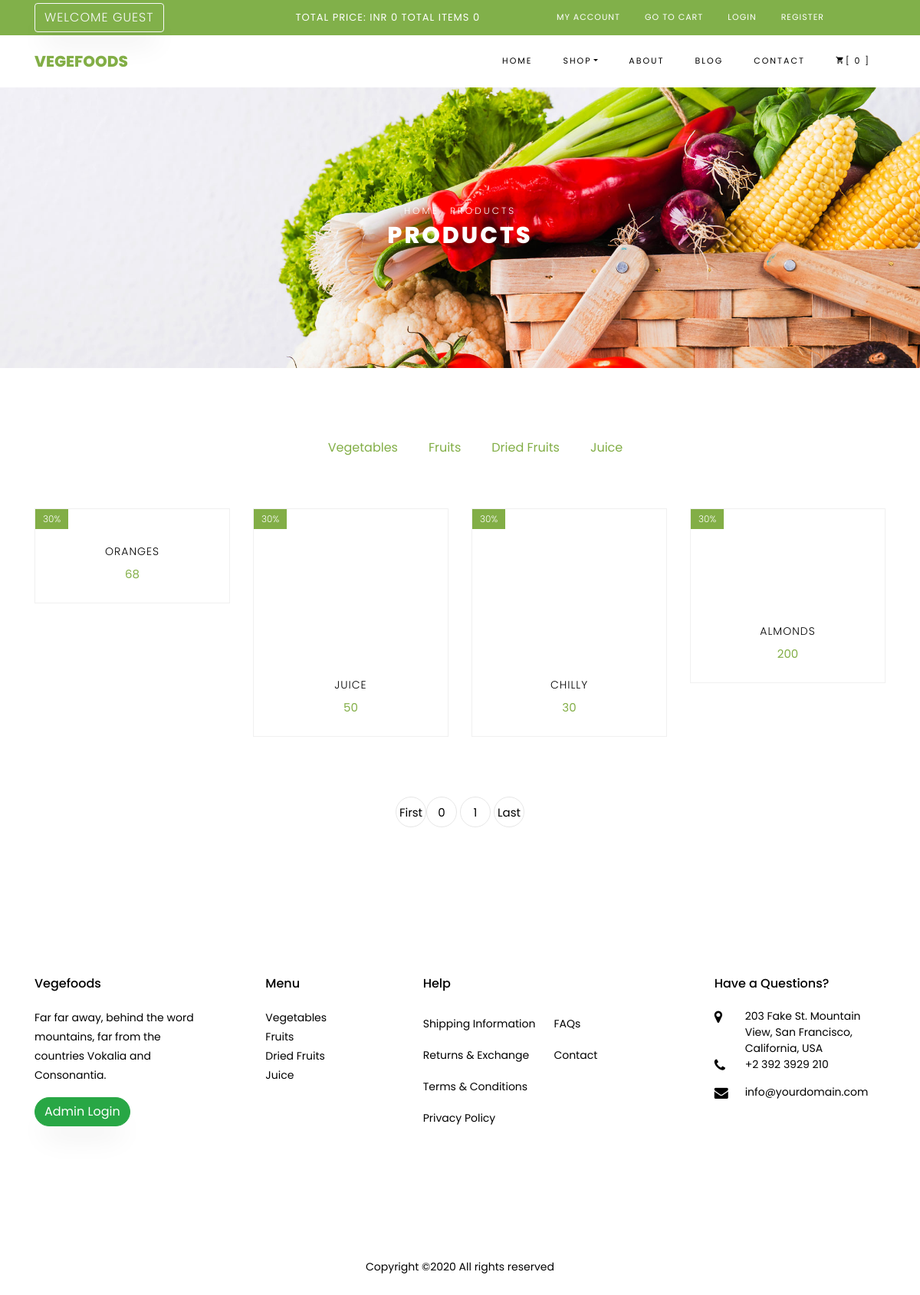
The app's page /vegefoods/shop.php with its own data.
### tables this page shows
CREATE TABLE `product_categories` (
  `p_cat_id` int(11) NOT NULL,
  `p_cat_title` varchar(20) NOT NULL,
  `p_cat_desc` varchar(50) NOT NULL
);

CREATE TABLE `products` (
  `product_id` int(11) NOT NULL,
  `product_title` varchar(20) NOT NULL,
  `product_price` int(11) NOT NULL,
  `product_img` blob NOT NULL,
  `p_cat_id` int(11) NOT NULL,
  `product_desc` text NOT NULL,
  `date` date NOT NULL,
  `product_keyword` varchar(20) NOT NULL
);

### vegefoods/shop.php (the view, shortened to what this page needs)
<?php
include("dbConnection.php");
include('functions/function.php');
?>
<!DOCTYPE html>
<html lang="en">
  <head>
    <link rel="stylesheet" href="css/open-iconic-bootstrap.min.css">
    <link rel="stylesheet" href="css/animate.css">
    <link rel="stylesheet" href="css/owl.carousel.min.css">
    <link rel="stylesheet" href="css/owl.theme.default.min.css">
    <link rel="stylesheet" href="css/magnific-popup.css">
    <link rel="stylesheet" href="css/aos.css">
    <link rel="stylesheet" href="css/ionicons.min.css">
    <link rel="stylesheet" href="css/bootstrap-datepicker.css">
    <link rel="stylesheet" href="css/jquery.timepicker.css">
    <link rel="stylesheet" href="css/flaticon.css">
    <link rel="stylesheet" href="css/icomoon.css">
    <link rel="stylesheet" href="css/style.css">
  </head>
  <body class="goto-here">
  <?php
include('includes/header.php');
?>
    <div class="hero-wrap hero-bread" style="background-image: url('images/bg_1.jpg');">
      <div class="container">
        <div class="row no-gutters slider-text align-items-center justify-content-center">
          <div class="col-md-9 ftco-animate text-center">
          	<p class="breadcrumbs"><span class="mr-2"><a href="index.html">Home</a></span> <span>Products</span></p>
			<?php
					if(!isset($_GET['p_cat']))
					{
						echo '<h1 class="mb-0 bread">Products</h1>';
					}
				?>
          </div>
        </div>
      </div>
    </div>
    <section class="ftco-section">
    	<div class="container">
    		<div class="row justify-content-center">
    			<div class="col-md-10 mb-5 text-center">
    				<ul class="product-category">
						<?php
                		  getPCats();
            	    	?>
					</ul>
    			</div>
    		</div>
			<div class="row">
				<?php
					if(!isset($_GET['p_cat']))
					{
						$per_page=8;
						if(isset($_GET['page']))
						{
							$page=$_GET['page'];
						}else{
							$page=1;
						}
						$start_from=($page-1)*$per_page;
						$get_product="select * from products order by 1 DESC LIMIT $start_from, $per_page ";
						$run_pro=mysqli_query($conn,$get_product);
						while($row=mysqli_fetch_array($run_pro))
						{
							$pro_id= $row['product_id'];
							$pro_title= $row['product_title'];
							$pro_price= $row['product_price'];
							$pro_img= $row['product_img'];
							?>
					<div class="col-md-6 col-lg-3 ftco-animate">
    				<div class="product">
    					<a href="details.php?pro_id=<?php echo $pro_id ?>" class="img-prod"><img class="img-fluid" src="<?php echo 'admin/product_image/'.$pro_img?>" alt="Colorlib Template">
    						<span class="status">30%</span>
    					</a>
    					<div class="text py-3 pb-4 px-3 text-center">
    						<h3><a href="#"><?php echo $pro_title ?></a></h3>
    						<div class="d-flex">
    							<div class="pricing">
		    						<p class="price"><span class="price-sale"><?php echo $pro_price ?></span></p>
		    					</div>
	    					</div>
    					</div>
    				</div>
    			</div>
    	<?php
						}
				?>
			</div>
			<div class="row mt-5">
          <div class="col text-center">
            <div class="block-27">
              <ul>
				<?php
					$query= "select * from products";
					$result = mysqli_query($conn,$query);
					$total_record=mysqli_num_rows($result);
					$total_pages=ceil($total_record/$per_page);
					echo "<li><a href='shop.php?page=1'>".'First'."</a></li>";
					for($i=0;$i<=$total_pages;$i++){
						echo "<li><a href='shop.php?page=".$i."'>".$i."</a></li> ";
					};
					echo "<li><a href='shop.php?page=".$total_pages."'>".'Last'."</a></li>";
					}
				?>
              </ul>
            </div>
          </div>
        </div>
    	</div>
    </section>
<?php
include('includes/footer.php');
?>
  </body>
</html>

### vegefoods/functions/function.php (shortened to what this page needs)
<?php
$db=mysqli_connect("localhost","root","","vegefoods");
function item(){
	global $db;
	$count=0;
	if(!isset($_SESSION['customer_email']))
	{
		echo $count;
	}else{
		$email=$_SESSION['customer_email'];
		$get_items="select * from cart where customer_email ='$email' ";
		$run_item=mysqli_query($db,$get_items);
		$count=mysqli_num_rows($run_item);
		echo $count;
	}
}
function totalPrice()
{
	$total=0;
	if(!isset($_SESSION['customer_email']))
	{
		echo $total;
		}
}
		?>
    	<?php
function getPCats()
{
	global $db;
	$sql = "select * from product_categories";
	$run = $db->query($sql);
	while($row = $run->fetch_assoc())
	{
	$p_cat_id=$row['p_cat_id'];
	$p_cat_title=$row['p_cat_title'];
	echo "<li> <a href='shop.php?p_cat=$p_cat_id'>$p_cat_title</a></li>";
	}
}
		?>

### vegefoods/includes/footer.php (shortened to what this page needs)
<footer class="ftco-footer ftco-section">
      <div class="container">
        <div class="row mb-5">
          <div class="col-md">
            <div class="ftco-footer-widget mb-4">
              <h2 class="ftco-heading-2">Vegefoods</h2>
              <p>Far far away, behind the word mountains, far from the countries Vokalia and Consonantia.</p>
              <?php
                  if(!isset($_SESSION['customer_email']))
                  {
                    echo "<a  href='admin/login.php' class='btn btn-success'>Admin Login</a>";
                  }
              ?>
              <ul class="ftco-footer-social list-unstyled float-md-left float-lft mt-5">
              </ul>
            </div>
          </div>
          <div class="col-md">
            <div class="ftco-footer-widget mb-4 ml-md-5">
              <h2 class="ftco-heading-2">Menu</h2>
              <ul class="list-unstyled">
                <?php
                  include("dbConnection.php");
                   $sql = "select * from product_categories";
                  $run = $conn->query($sql);
                  while($row = $run->fetch_assoc())
                  {
                    $p_cat_id=$row['p_cat_id'];
                    $p_cat_title=$row['p_cat_title'];
                  echo "<li> <a href='shop.php?p_cat=$p_cat_id'>$p_cat_title</a></li>";
                  }
                ?>
              </ul>
            </div>
          </div>
          <div class="col-md-4">
             <div class="ftco-footer-widget mb-4">
              <h2 class="ftco-heading-2">Help</h2>
              <div class="d-flex">
	              <ul class="list-unstyled mr-l-5 pr-l-3 mr-4">
	                <li><a href="#" class="py-2 d-block">Shipping Information</a></li>
	                <li><a href="#" class="py-2 d-block">Returns &amp; Exchange</a></li>
	                <li><a href="#" class="py-2 d-block">Terms &amp; Conditions</a></li>
	                <li><a href="#" class="py-2 d-block">Privacy Policy</a></li>
	              </ul>
	              <ul class="list-unstyled">
	                <li><a href="#" class="py-2 d-block">FAQs</a></li>
	                <li><a href="#" class="py-2 d-block">Contact</a></li>
	              </ul>
	            </div>
            </div>
          </div>
          <div class="col-md">
            <div class="ftco-footer-widget mb-4">
            	<h2 class="ftco-heading-2">Have a Questions?</h2>
            	<div class="block-23 mb-3">
	              <ul>
	                <li><span class="icon icon-map-marker"></span><span class="text">203 Fake St. Mountain View, San Francisco, California, USA</span></li>
	                <li><a href="#"><span class="icon icon-phone"></span><span class="text">+2 392 3929 210</span></a></li>
	                <li><a href="#"><span class="icon icon-envelope"></span><span class="text">info@yourdomain.com</span></a></li>
	              </ul>
	            </div>
            </div>
          </div>
        </div>
        <div class="row">
          <div class="col-md-12 text-center">
            <p>
						  Copyright &copy;<script>document.write(new Date().getFullYear());</script> All rights reserved
						</p>
          </div>
        </div>
      </div>
    </footer>

### vegefoods/css/icomoon.css (style rules this page uses)
[class^="icon-"], [class*=" icon-"] { font-family: 'icomoon' !important; speak: none; font-style: normal; font-weight: normal; font-variant: normal; text-transform: none; line-height: 1; -webkit-font-smoothing: antialiased; -moz-osx-font-smoothing: grayscale; }
.icon-map-marker:before { content: "\f041"; }
.icon-phone:before { content: "\f095"; }
.icon-envelope:before { content: "\f0e0"; }

### records on screen
product_categories: p_cat_title "Vegetables"
product_categories: p_cat_title "Fruits"
product_categories: p_cat_title "Dried Fruits"
product_categories: p_cat_title "Juice"
products: product_title "ORANGES", product_price "68"
products: product_title "JUICE", product_price "50"
products: product_title "CHILLY", product_price "30"
products: product_title "ALMONDS", product_price "200"

### other values on screen
$total "0"
$count "0 0"
